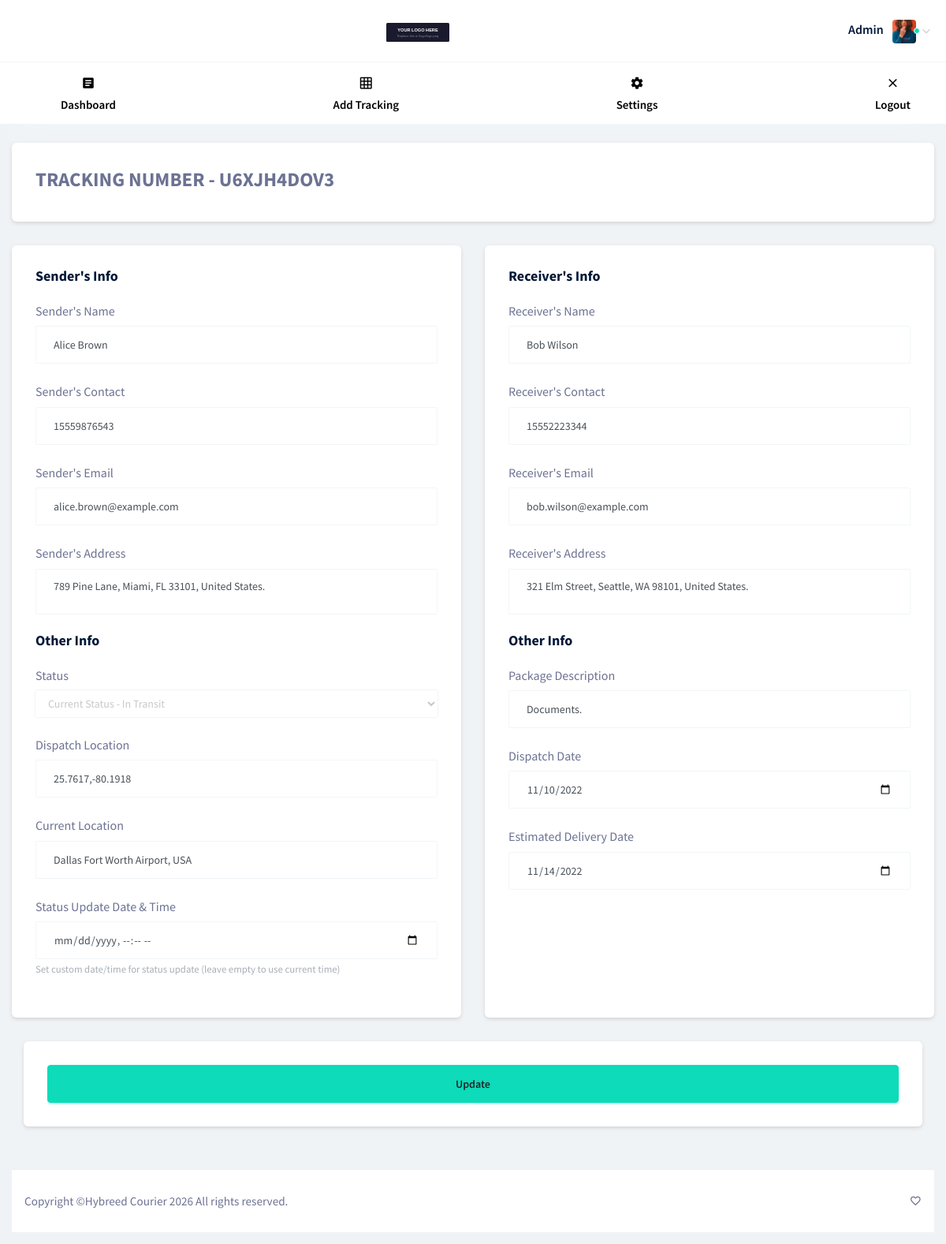
The app's page /admin/edit-tracking.php?num=U6XJH4DOV3 (signed in) with its own data.
### tables this page shows
CREATE TABLE `tracking` (
  `id` int(11) NOT NULL,
  `tracking_number` varchar(255) NOT NULL,
  `sender_name` varchar(255) NOT NULL,
  `sender_contact` varchar(255) NOT NULL,
  `sender_email` varchar(255) NOT NULL,
  `sender_address` varchar(255) NOT NULL,
  `status` varchar(255) NOT NULL,
  `dispatch_location` varchar(255) NOT NULL,
  `receiver_email` varchar(255) NOT NULL,
  `receiver_name` varchar(255) NOT NULL,
  `receiver_contact` varchar(255) NOT NULL,
  `receiver_address` varchar(255) NOT NULL,
  `dispatch_date` varchar(255) NOT NULL,
  `delivery_date` varchar(255) NOT NULL,
  `pdesc` varchar(255) NOT NULL,
  `current_location` varchar(255) DEFAULT NULL,
  `date` datetime NOT NULL DEFAULT current_timestamp()
);

### admin/edit-tracking.php (the view, shortened to what this page needs)
<?php
include 'header.php';
	if (isset($_GET['num'])) {
		$tnumbs = $_GET['num'];
		$stmt = mysqli_prepare($link, "SELECT * FROM tracking WHERE tracking_number = ?");
		mysqli_stmt_bind_param($stmt, "s", $tnumbs);
		mysqli_stmt_execute($stmt);
		$select = mysqli_stmt_get_result($stmt);
		if (mysqli_num_rows($select) > 0) {
			$row = mysqli_fetch_assoc($select);
			$senders_name = $row['sender_name'];
		     $senders_contact = $row['sender_contact'];
		     $senders_mail = $row['sender_email'];
		     $senders_address = $row['sender_address'];
		     $receivers_name = $row['receiver_name'];
		     $receivers_contact = $row['receiver_contact'];
		     $receivers_mail = $row['receiver_email'];
		     $receivers_address = $row['receiver_address'];
		     $statuss = $row['status'];
		     $dispatch_l = $row['dispatch_location'];
		     $dispatchh = $row['dispatch_date'];
		     $deliveryy = $row['delivery_date'];
         $current_loc = $row['current_location'];
         $desc = $row['pdesc'];
		}else{
			echo "<script>window.location.href = 'dashboard.php'; </script>";
		}
	}else{
		echo "<script>window.location.href = 'dashboard.php'; </script>";
	}
?>
<div class="row">
	<div class="col-12 grid-margin stretch-card">
		<div class="card">
			<div class="card-body">
				<label style="font-weight: bold;font-size: 25px;">TRACKING NUMBER  - <?php echo $tnumbs ?></label>
			</div>
		</div>
    </div>
    <div class="col-md-6 grid-margin stretch-card">
      <div class="card">
        <div class="card-body">
          <h4 class="card-title">Sender's Info</h4>
          <form method="post" action="edit-tracking.php?num=<?php echo $tnumbs ?>" class="forms-sample">
            <div class="form-group">
              <label for="exampleInputUsername1">Sender's Name</label>
              <input type="text" class="form-control" name="sname" value="<?php echo $senders_name ?>" id="exampleInputUsername1" placeholder="Sender's Name">
            </div>
            <div class="form-group">
              <label for="exampleInputEmail1">Sender's Contact</label>
              <input type="number" class="form-control" value="<?php echo $senders_contact ?>" name="scontact" id="exampleInputEmail1" placeholder="Sender's Contact">
            </div>
            <div class="form-group">
              <label for="exampleInputPassword1">Sender's Email</label>
              <input type="text" class="form-control" name="smail" value="<?php echo $senders_mail ?>" id="exampleInputPassword1" placeholder="Sender's Email">
            </div>
            <div class="form-group">
              <label for="exampleInputConfirmPassword1">Sender's Address</label>
              <textarea class="form-control" placeholder="Sender's Address" name="saddress"><?php echo $senders_address ?></textarea>
            </div>
            <h4 class="card-title">Other Info</h4>
            <div class="form-group">
              <label for="exampleInputPassword1">Status</label>
              <select class="form-control" name="status">
              	<option value="<?php echo $statuss ?>">Current Status - <?php echo $statuss ?></option>
              </select>
            </div>
            <div class="form-group">
              <label for="exampleInputPassword1">Dispatch Location</label>
              <input type="text" class="form-control" value="<?php echo $dispatch_l ?>" name="dispatchl" id="exampleInputPassword1" placeholder="Origin Port">
            </div>
            <div class="form-group">
              <label for="exampleInputPassword1">Current Location</label>
              <input type="text" class="form-control" value="<?php echo $current_loc ?>" name="current_loc" id="exampleInputPassword1" placeholder="Current Location ">
            </div>
            <div class="form-group">
              <label for="updateDateTime">Status Update Date & Time</label>
              <input type="datetime-local" class="form-control" name="update_datetime" id="updateDateTime" placeholder="Leave empty to use current time">
              <small class="form-text text-muted">Set custom date/time for status update (leave empty to use current time)</small>
            </div>
        </div>
      </div>
    </div>
    <div class="col-md-6 grid-margin stretch-card">
      <div class="card">
        <div class="card-body">
          <h4 class="card-title">Receiver's Info</h4>
            <div class="form-group">
              <label for="exampleInputUsername1">Receiver's Name</label>
              <input type="text" class="form-control" value="<?php echo $receivers_name ?>" name="rname" id="exampleInputUsername1" placeholder="Receiver's Name">
            </div>
            <div class="form-group">
              <label for="exampleInputEmail1">Receiver's Contact</label>
              <input type="number" class="form-control" value="<?php echo $receivers_contact ?>" name="rcontact" id="exampleInputEmail1" placeholder="Receiver's Contact">
            </div>
            <div class="form-group">
              <label for="exampleInputPassword1">Receiver's Email</label>
              <input type="text" name="rmail" class="form-control" value="<?php echo $receivers_mail ?>" id="exampleInputPassword1" placeholder="Receiver's Email">
            </div>
            <div class="form-group">
              <label for="exampleInputConfirmPassword1">Receiver's Address</label>
              <textarea class="form-control" name="raddress" placeholder="Receiver Address"><?php echo $receivers_address ?></textarea>
            </div>
            <h4 class="card-title">Other Info</h4>
            <div class="form-group">
              <label for="exampleInputPassword1">Package Description</label>
              <input type="text" class="form-control" name="desc" value="<?php echo $desc ?>" id="exampleInputPassword1" placeholder="Package Description">
            </div>
           <div class="form-group">
              <label for="exampleInputPassword1">Dispatch Date</label>
              <input type="date" class="form-control" name="dispatch" value="<?php echo $dispatchh ?>" id="exampleInputPassword1" placeholder="Dispatch Date">
            </div>
          	<div class="form-group">
              <label for="exampleInputPassword1">Estimated Delivery Date</label>
              <input type="date" class="form-control" value="<?php echo $deliveryy ?>" name="delivery" id="exampleInputPassword1" placeholder="Estimated Delivery Date">
            </div>
        </div>
      </div>
    </div>
</div>
    <div class="col-12 grid-margin stretch-card">
          <div class="card">
            <div class="card-body">
            	<button class="btn btn-lg btn-success btn-block" name="update">Update</button>
            </div>
        </div>
    </div>
<?php
include 'footer.php';
?>

### records on screen
tracking: sname "Alice Brown", scontact "15559876543", smail "alice.brown@example.com", saddress "789 Pine Lane, Miami, FL 33101, United States.", dispatchl "25.7617,-80.1918", current_loc "Dallas Fort Worth Airport, USA", rname "Bob Wilson", rcontact "15552223344", rmail "bob.wilson@example.com", raddress "321 Elm Street, Seattle, WA 98101, United States.", desc "Documents.", dispatch "11/10/2022", delivery "11/14/2022"

### other values on screen
$tnumbs "U6XJH4DOV3"
